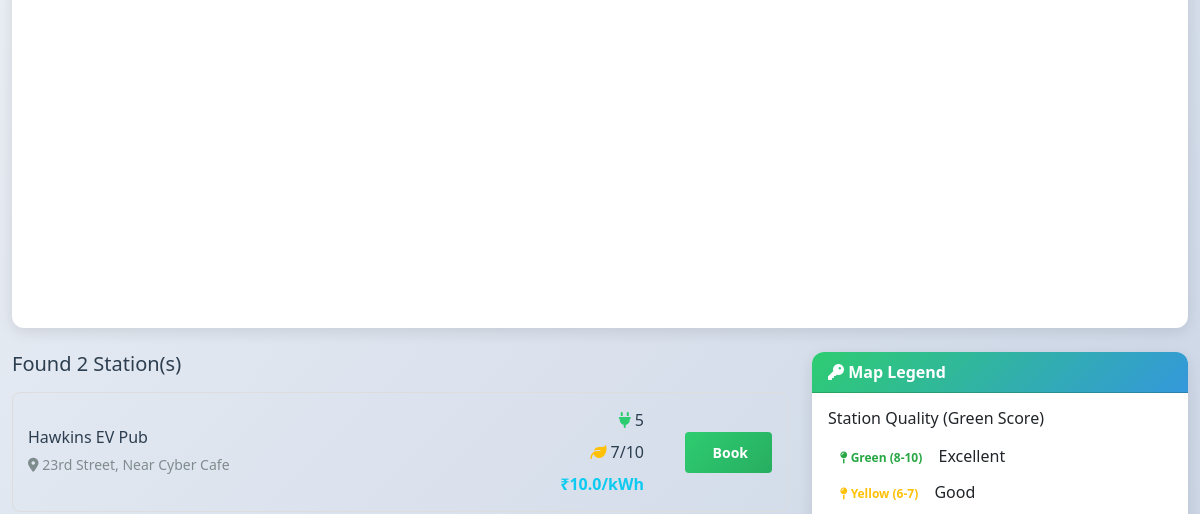
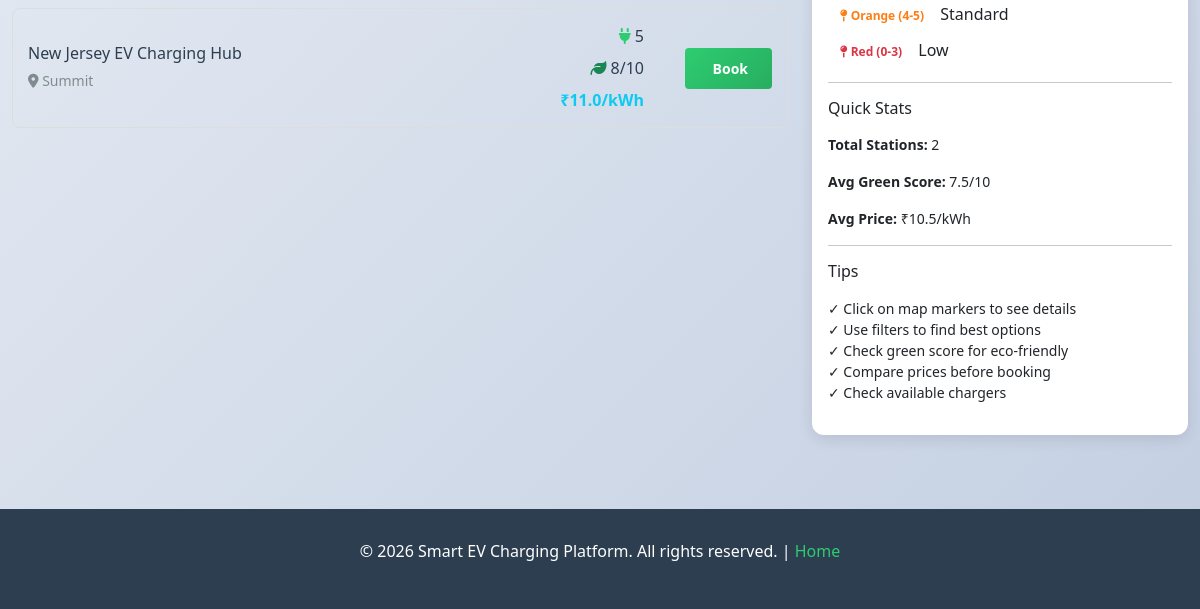
The page /user/map-search (signed in, lower part) on the database as committed earlier (2 pictures, top to bottom).
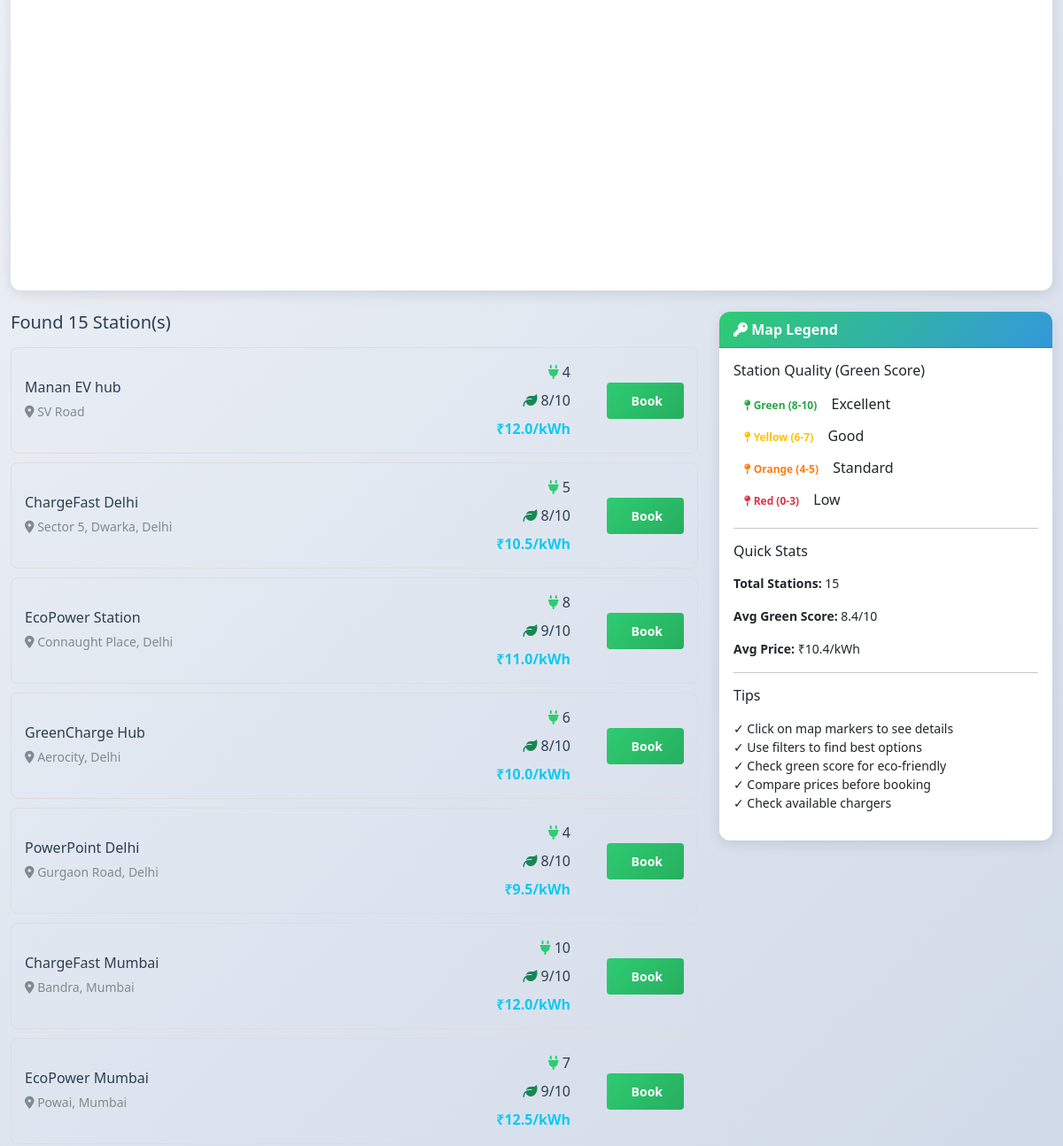
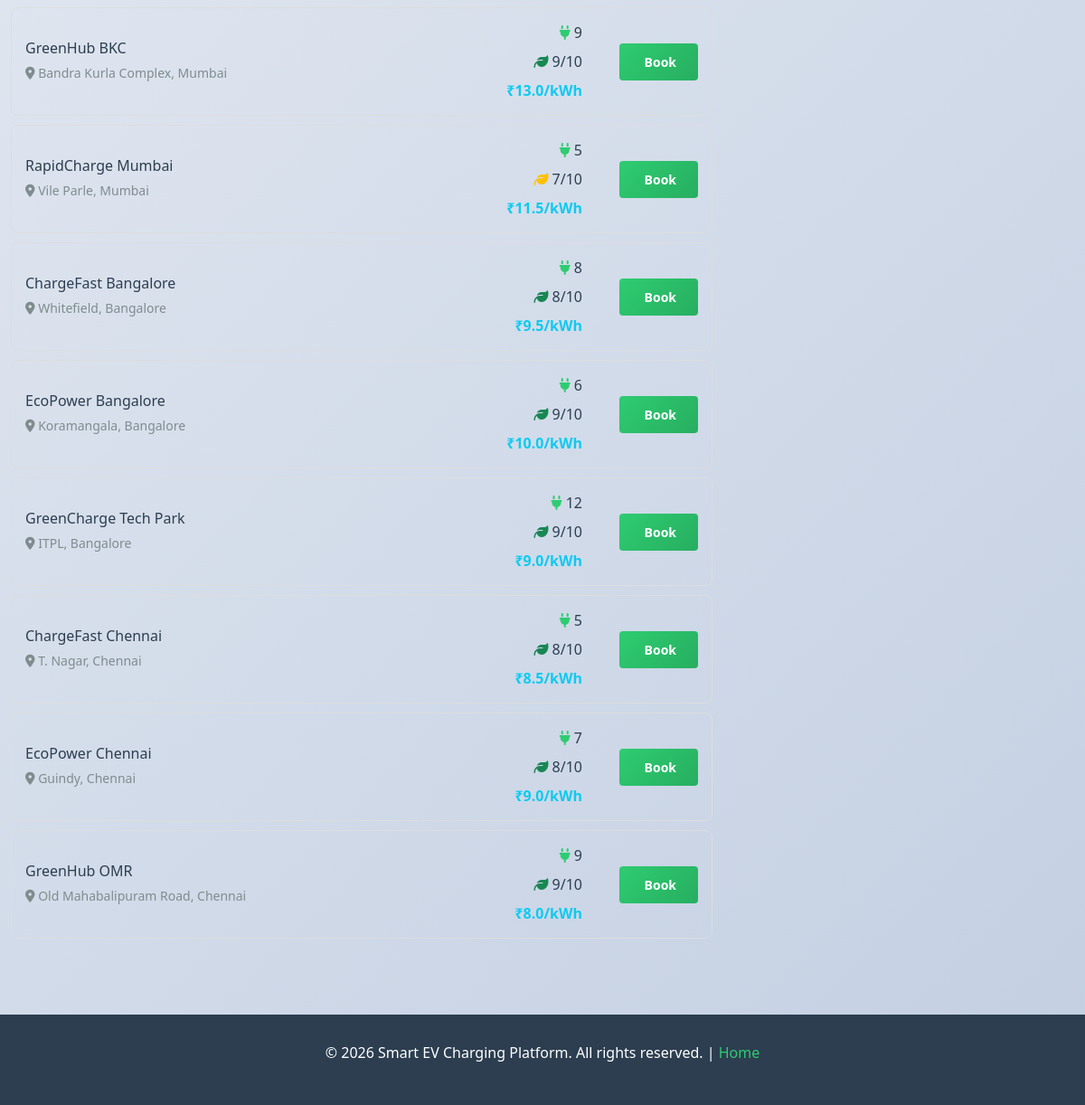
The same page on the database as committed later (2 pictures, top to bottom).
### tables this page shows
CREATE TABLE stations (
    id INTEGER PRIMARY KEY AUTOINCREMENT,
    name TEXT,
    location TEXT,
    chargers INTEGER,
    price REAL,
    green_score INTEGER,
    owner_id INTEGER,
    approved INTEGER DEFAULT 0
);

### routes/station_routes.py (the view)
@station_bp.route("/user/map-search", methods=["GET", "POST"])
def map_search():
    if session.get("role") != "user":
        return redirect("/login")
    from ai.map_utils import get_all_stations_with_location, search_stations_by_location, get_map_config
    stations = []
    search_performed = False
    search_type = None
    if request.method == "POST":
        search_type = request.form.get("search_type", "all")
        search_performed = True
        if search_type == "all":
            stations = get_all_stations_with_location()
        elif search_type == "nearby":
            lat = float(request.form.get("latitude", 28.6139))
            lng = float(request.form.get("longitude", 77.2090))
            radius = float(request.form.get("radius", 10))
            stations = search_stations_by_location(lat, lng, radius)
        elif search_type == "filter":
            all_stations = get_all_stations_with_location()
            green_min = int(request.form.get("green_min", 0))
            price_max = float(request.form.get("price_max", 1000))
            chargers_min = int(request.form.get("chargers_min", 0))
            stations = [
                s for s in all_stations
                if s["green_score"] >= green_min
                and s["price"] <= price_max
                and s["chargers"] >= chargers_min
            ]
    else:
        stations = get_all_stations_with_location()
    map_config = get_map_config()
    return render_template("map_search.html",
                         stations=stations,
                         map_config=map_config,
                         search_performed=search_performed,
                         search_type=search_type)

### ai/map_utils.py (called while the page is built)
def get_marker_color(green_score):
    if green_score >= 8:
        return "green"  # Eco-friendly
    elif green_score >= 6:
        return "yellow"  # Moderate
    elif green_score >= 4:
        return "orange"  # Standard
    else:
        return "red"  # Low eco-score

def get_map_config():
    return {
        "api_key": GOOGLE_MAPS_API_KEY,
        "center": {"lat": 28.6139, "lng": 77.2090},  # Delhi center
        "zoom": 12,
        "default_radius": 10  # km
    }

### models/db.py (called while the page is built)
def get_db():
    return sqlite3.connect("database/ev.db")

### templates/map_search.html (shortened to what this page needs)
{% extends "base.html" %}
{% block content %}
<div class="card mb-4">
    <div class="card-body p-0">
        <div id="map"></div>
    </div>
</div>
<div class="row">
    <div class="col-md-8">
        <h5 class="mb-3">Found {{ stations|length }} Station(s)</h5>
        <div id="stationsList">
            {% if stations %}
                {% for station in stations %}
                <div class="station-list-item" onclick="highlightStation({{ station.id }})">
                    <div class="row align-items-center">
                        <div class="col">
                            <h6 class="mb-1">{{ station.name }}</h6>
                            <small class="text-muted">
                                <i class="fas fa-map-marker-alt"></i> {{ station.location }}
                            </small>
                        </div>
                        <div class="col-md-3 text-end">
                            <div class="mb-2">
                                <i class="fas fa-plug text-primary"></i> {{ station.chargers }}
                            </div>
                            <div class="mb-2">
                                <i class="fas fa-leaf text-{{ 'success' if station.green_score >= 8 else 'warning' }}"></i> {{ station.green_score }}/10
                            </div>
                            <div>
                                <strong class="text-info">₹{{ station.price }}/kWh</strong>
                            </div>
                        </div>
                        <div class="col-md-2 text-end">
                            <a href="/user/map-booking/{{ station.id }}" class="btn btn-sm btn-primary">
                                 Book
                            </a>
                        </div>
                    </div>
                </div>
                {% endfor %}
            {% else %}
            <div class="alert alert-info text-center">
                <i class="fas fa-info-circle"></i> No stations found. Try adjusting your search criteria.
            </div>
            {% endif %}
        </div>
    </div>
    <div class="col-md-4">
        <div class="card">
            <div class="card-header">
                <i class="fas fa-key"></i> Map Legend
            </div>
            <div class="card-body">
                <h6 class="mb-3">Station Quality (Green Score)</h6>
                <div class="mb-2">
                    <span class="badge marker-green"><i class="fas fa-map-pin"></i> Green (8-10)</span> Excellent
                </div>
                <div class="mb-2">
                    <span class="badge marker-yellow"><i class="fas fa-map-pin"></i> Yellow (6-7)</span> Good
                </div>
                <div class="mb-2">
                    <span class="badge marker-orange"><i class="fas fa-map-pin"></i> Orange (4-5)</span> Standard
                </div>
                <div class="mb-3">
                    <span class="badge marker-red"><i class="fas fa-map-pin"></i> Red (0-3)</span> Low
                </div>
                <hr>
                <h6 class="mb-3">Quick Stats</h6>
                <div class="small">
                    <p><strong>Total Stations:</strong> {{ stations|length }}</p>
                    {% if stations %}
                    <p><strong>Avg Green Score:</strong> {{ (stations|map(attribute='green_score')|list|sum / stations|length)|round(1) }}/10</p>
                    <p><strong>Avg Price:</strong> ₹{{ (stations|map(attribute='price')|list|sum / stations|length)|round(2) }}/kWh</p>
                    {% endif %}
                </div>
                <hr>
                <h6 class="mb-3">Tips</h6>
                <ul class="small list-unstyled">
                    <li>✓ Click on map markers to see details</li>
                    <li>✓ Use filters to find best options</li>
                    <li>✓ Check green score for eco-friendly</li>
                    <li>✓ Compare prices before booking</li>
                    <li>✓ Check available chargers</li>
                </ul>
            </div>
        </div>
    </div>
</div>
{% endblock %}

Rows that differ between the two databases and show on the page:
changed stations: name "Hawkins EV Pub" → "Manan EV hub"; location "23rd Street, Near Cyber Cafe" → "SV Road"; chargers "5" → "4"; green_score "7" → "8"; price "10.0" → "12.0"
changed stations: name "New Jersey EV Charging Hub" → "ChargeFast Delhi"; location "Summit" → "Sector 5, Dwarka, Delhi"; price "11.0" → "10.5"
now on this page (row edited): stations: name "EcoPower Station", location "Connaught Place, Delhi", chargers "8", green_score "9", price "11.0"
added stations: name "GreenCharge Hub", location "Aerocity, Delhi", chargers "6", green_score "8", price "10.0"
added stations: name "PowerPoint Delhi", location "Gurgaon Road, Delhi", chargers "4", green_score "8", price "9.5"
added stations: name "ChargeFast Mumbai", location "Bandra, Mumbai", chargers "10", green_score "9", price "12.0"
added stations: name "EcoPower Mumbai", location "Powai, Mumbai", chargers "7", green_score "9", price "12.5"
added stations: name "GreenHub BKC", location "Bandra Kurla Complex, Mumbai", chargers "9", green_score "9", price "13.0"
added stations: name "RapidCharge Mumbai", location "Vile Parle, Mumbai", chargers "5", green_score "7", price "11.5"
added stations: name "ChargeFast Bangalore", location "Whitefield, Bangalore", chargers "8", green_score "8", price "9.5"
added stations: name "EcoPower Bangalore", location "Koramangala, Bangalore", chargers "6", green_score "9", price "10.0"
added stations: name "GreenCharge Tech Park", location "ITPL, Bangalore", chargers "12", green_score "9", price "9.0"
added stations: name "ChargeFast Chennai", location "T. Nagar, Chennai", chargers "5", green_score "8", price "8.5"
added stations: name "EcoPower Chennai", location "Guindy, Chennai", chargers "7", green_score "8", price "9.0"
added stations: name "GreenHub OMR", location "Old Mahabalipuram Road, Chennai", chargers "9", green_score "9", price "8.0"
Other text that changed with them:
{{ stations|length }}: "2" → "15"
{{ (stations|map(attribute='price')|list|sum / stations|length)|round(2) }}: "10.5" → "10.4"
text no longer shown: "7.5"
text now shown: "8.4"
